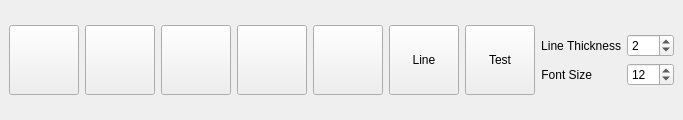
<?xml version="1.0" encoding="UTF-8"?>
<ui version="4.0">
 <class>dock_Toolbox</class>
 <widget class="QDockWidget" name="dock_Toolbox">
  <property name="geometry">
   <rect>
    <x>0</x>
    <y>0</y>
    <width>673</width>
    <height>120</height>
   </rect>
  </property>
  <property name="maximumSize">
   <size>
    <width>524287</width>
    <height>120</height>
   </size>
  </property>
  <property name="windowTitle">
   <string>Annotation Toolbox</string>
  </property>
  <widget class="QWidget" name="dockWidgetContents">
   <layout class="QGridLayout" name="gridLayout">
    <item row="0" column="0">
     <layout class="QVBoxLayout" name="verticalLayout_2">
      <item>
       <layout class="QHBoxLayout" name="horizontalLayout_2">
        <item>
         <widget class="QPushButton" name="btn_Rectangle">
          <property name="sizePolicy">
           <sizepolicy hsizetype="Fixed" vsizetype="Fixed">
            <horstretch>0</horstretch>
            <verstretch>0</verstretch>
           </sizepolicy>
          </property>
          <property name="minimumSize">
           <size>
            <width>70</width>
            <height>70</height>
           </size>
          </property>
          <property name="maximumSize">
           <size>
            <width>70</width>
            <height>70</height>
           </size>
          </property>
          <property name="text">
           <string/>
          </property>
          <property name="icon">
           <iconset>
            <normaloff>icons/icon_rectangle.png</normaloff>icons/icon_rectangle.png</iconset>
          </property>
          <property name="iconSize">
           <size>
            <width>64</width>
            <height>64</height>
           </size>
          </property>
         </widget>
        </item>
        <item>
         <widget class="QPushButton" name="btn_Ellipse">
          <property name="sizePolicy">
           <sizepolicy hsizetype="Fixed" vsizetype="Fixed">
            <horstretch>0</horstretch>
            <verstretch>0</verstretch>
           </sizepolicy>
          </property>
          <property name="minimumSize">
           <size>
            <width>70</width>
            <height>70</height>
           </size>
          </property>
          <property name="maximumSize">
           <size>
            <width>70</width>
            <height>70</height>
           </size>
          </property>
          <property name="text">
           <string/>
          </property>
          <property name="icon">
           <iconset>
            <normaloff>icons/icon_ellipse.png</normaloff>icons/icon_ellipse.png</iconset>
          </property>
          <property name="iconSize">
           <size>
            <width>64</width>
            <height>64</height>
           </size>
          </property>
         </widget>
        </item>
        <item>
         <widget class="QPushButton" name="btn_Text">
          <property name="sizePolicy">
           <sizepolicy hsizetype="Fixed" vsizetype="Fixed">
            <horstretch>0</horstretch>
            <verstretch>0</verstretch>
           </sizepolicy>
          </property>
          <property name="minimumSize">
           <size>
            <width>70</width>
            <height>70</height>
           </size>
          </property>
          <property name="maximumSize">
           <size>
            <width>70</width>
            <height>70</height>
           </size>
          </property>
          <property name="text">
           <string/>
          </property>
          <property name="icon">
           <iconset>
            <normaloff>icons/icon_text.png</normaloff>icons/icon_text.png</iconset>
          </property>
          <property name="iconSize">
           <size>
            <width>64</width>
            <height>64</height>
           </size>
          </property>
         </widget>
        </item>
        <item>
         <widget class="QPushButton" name="btn_Image">
          <property name="minimumSize">
           <size>
            <width>70</width>
            <height>70</height>
           </size>
          </property>
          <property name="maximumSize">
           <size>
            <width>70</width>
            <height>70</height>
           </size>
          </property>
          <property name="text">
           <string/>
          </property>
          <property name="icon">
           <iconset>
            <normaloff>icons/icon_image.png</normaloff>icons/icon_image.png</iconset>
          </property>
          <property name="iconSize">
           <size>
            <width>64</width>
            <height>64</height>
           </size>
          </property>
         </widget>
        </item>
        <item>
         <widget class="QPushButton" name="btn_FreeHand">
          <property name="minimumSize">
           <size>
            <width>70</width>
            <height>70</height>
           </size>
          </property>
          <property name="maximumSize">
           <size>
            <width>70</width>
            <height>70</height>
           </size>
          </property>
          <property name="text">
           <string/>
          </property>
          <property name="icon">
           <iconset>
            <normaloff>icons/icon_freehand.png</normaloff>icons/icon_freehand.png</iconset>
          </property>
          <property name="iconSize">
           <size>
            <width>64</width>
            <height>64</height>
           </size>
          </property>
         </widget>
        </item>
        <item>
         <widget class="QPushButton" name="btn_Line">
          <property name="sizePolicy">
           <sizepolicy hsizetype="Fixed" vsizetype="Fixed">
            <horstretch>0</horstretch>
            <verstretch>0</verstretch>
           </sizepolicy>
          </property>
          <property name="minimumSize">
           <size>
            <width>70</width>
            <height>70</height>
           </size>
          </property>
          <property name="maximumSize">
           <size>
            <width>70</width>
            <height>70</height>
           </size>
          </property>
          <property name="text">
           <string>Line</string>
          </property>
         </widget>
        </item>
        <item>
         <widget class="QPushButton" name="btn_Arrow">
          <property name="sizePolicy">
           <sizepolicy hsizetype="Fixed" vsizetype="Fixed">
            <horstretch>0</horstretch>
            <verstretch>0</verstretch>
           </sizepolicy>
          </property>
          <property name="minimumSize">
           <size>
            <width>70</width>
            <height>70</height>
           </size>
          </property>
          <property name="maximumSize">
           <size>
            <width>70</width>
            <height>70</height>
           </size>
          </property>
          <property name="text">
           <string>Test</string>
          </property>
         </widget>
        </item>
        <item>
         <layout class="QFormLayout" name="formLayout">
          <property name="formAlignment">
           <set>Qt::AlignLeading|Qt::AlignLeft|Qt::AlignVCenter</set>
          </property>
          <item row="0" column="0">
           <widget class="QLabel" name="label">
            <property name="text">
             <string>Line Thickness</string>
            </property>
            <property name="alignment">
             <set>Qt::AlignRight|Qt::AlignTrailing|Qt::AlignVCenter</set>
            </property>
           </widget>
          </item>
          <item row="0" column="1">
           <widget class="QSpinBox" name="spinBox_LineThickness">
            <property name="maximum">
             <number>200</number>
            </property>
            <property name="value">
             <number>2</number>
            </property>
           </widget>
          </item>
          <item row="1" column="0">
           <widget class="QLabel" name="label_2">
            <property name="text">
             <string>Font Size</string>
            </property>
            <property name="alignment">
             <set>Qt::AlignRight|Qt::AlignTrailing|Qt::AlignVCenter</set>
            </property>
           </widget>
          </item>
          <item row="1" column="1">
           <widget class="QSpinBox" name="spinBox_FontSize">
            <property name="maximum">
             <number>256</number>
            </property>
            <property name="value">
             <number>12</number>
            </property>
           </widget>
          </item>
         </layout>
        </item>
       </layout>
      </item>
     </layout>
    </item>
   </layout>
  </widget>
 </widget>
 <resources/>
 <connections/>
</ui>
